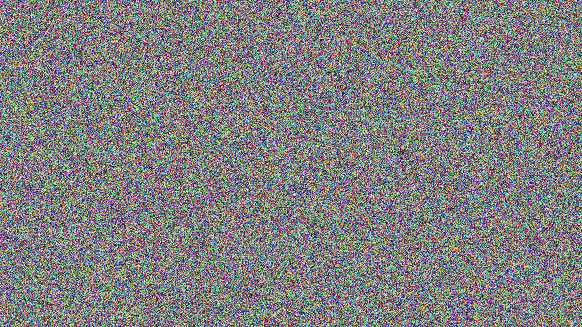
#> input picture general/xor/lemur_xor/flag.png, 582 x 327 px
$ python lemur_xor.py
#> lines starting #> are read from the running program, lines starting #| are printed output that depends on the picture
from PIL import Image, ImageChops

# Open images
im1 = Image.open("flag.png").convert("1")
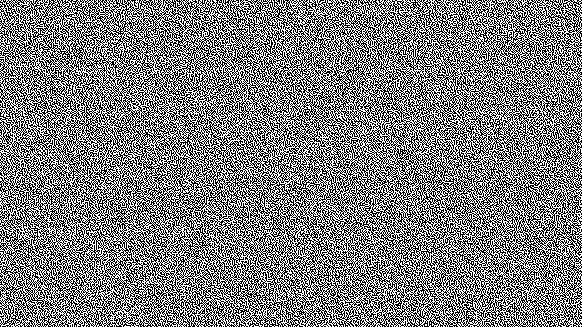
#> im1: PIL image 582x327 1; 49.8% white in thin lines or dots
im2 = Image.open("lemur.png").convert("1")
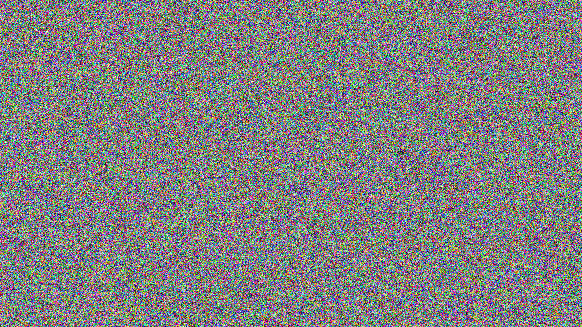
#> input picture general/xor/lemur_xor/lemur.png, 582 x 327 px
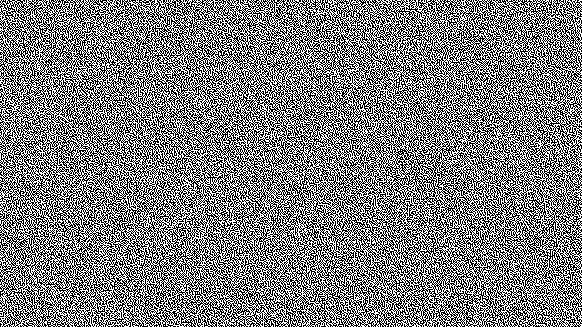
#> im2: PIL image 582x327 1; 49.8% white in thin lines or dots

result = ImageChops.logical_xor(im1,im2)
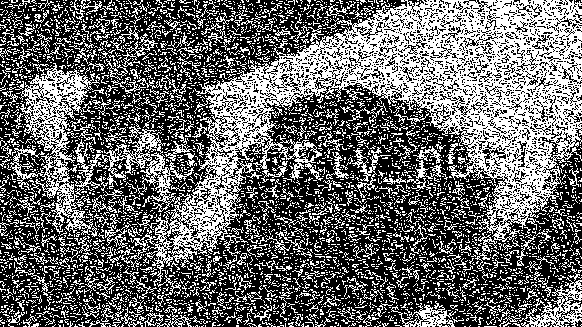
#> result: PIL image 582x327 1; 41% white in thin lines or dots
result.save("result.png")

# This is a partial solution. Use stegsolver and XOR Images there instead.
# Or Image Magick
# convert flag.png lemur.png -fx "(((255*u)&(255*(1-v)))|((255*(1-u))&(255*v)))/255" result.png
